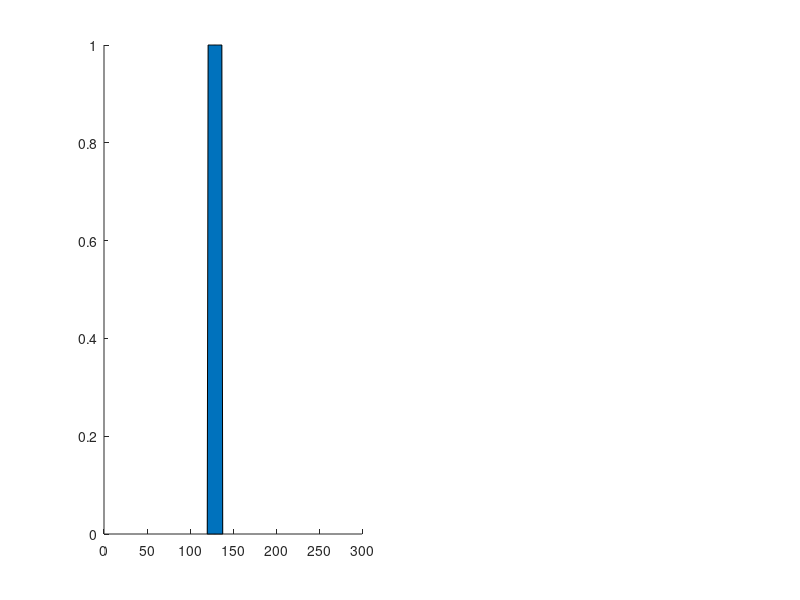

Recreate this plot in MATLAB. (Note: this script raises an error after producing the figure.)
% Draws plots for missing data illustration

N=256;
wm=8;
ws=80;
x=-N/2:N/2-1;
filename='./Tex/images/src/missing.pdf';

ft =@(in) fftshift( fft(ifftshift(in)));
ift=@(in) fftshift(ifft(ifftshift(in)));
p=@(in) plot(abs(in)./max(abs(in(:))));
blue=[48,38,131]./255;
green=[0,150,64]./255;
red=[227,5,19]./255;
yellow=[249,178,51]./255;

fun1=normpdf(x,0,30);
fun2=normpdf(x,0,20);
fun3=normpdf(x,0,2);

mask=ones(1,N);
mask(end/2+1-wm:end/2+1+wm)=0;
imask=1-mask;

support=zeros(1,N);
support(end/2+1-ws:end/2+1+ws)=1;
isupport=1-support;


figure(1);clf;
subplot(1,2,1);hold on
a2=area(imask);
a2.FaceColor=green;
p(ft(fun1));
p(ft(fun2));
p(ft(fun3));
axis off;

subplot(1,2,2);hold on;
a1=area(isupport);
a1.FaceColor=red;
p(fun1);
p(fun2);
p(fun3);
axis off;

print(filename,'-dpdf')